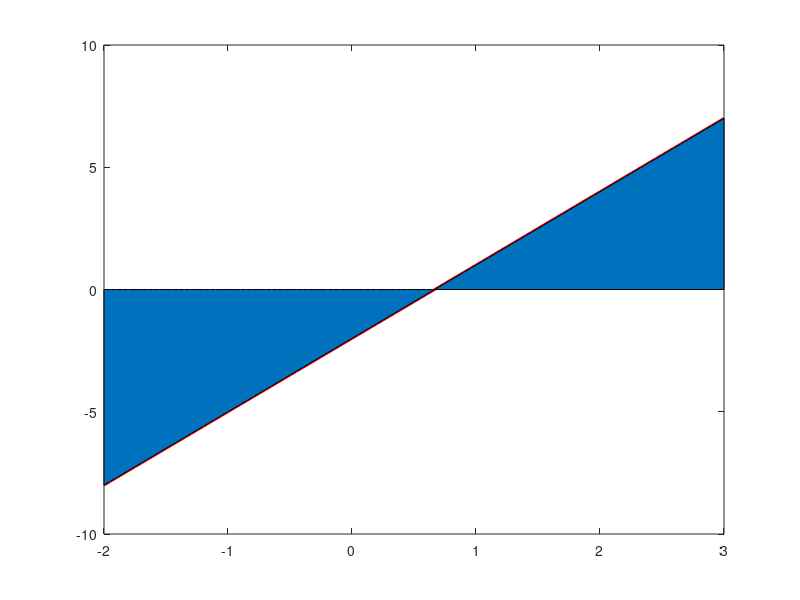

Write MATLAB code to recreate this figure. (Note: this script raises an error after producing the figure.)
% Titulo: Teorema de valor intermedio Ejercicio 1
% Autor: Irving Jeremy Martinez Avila 
% Fecha: Jueves 27 de mayo del 2021

%Limpia variables y pantalla
clc, clear  
%Funcion definida 
x=-2:.05:3;
f=inline('3*x-2');
plot(x,f(x),'r','LineWidth',2)
valor_de_Integral=quad(f,-2,3)
Valor_Medio=strcat('3*x-2==',num2str(1/3*valor_de_Integral))
%Deduccion geometrica
hold on
area(x,f(x))
altura=f(c(1));
plot([-2 3],[altura altura])
hold off
